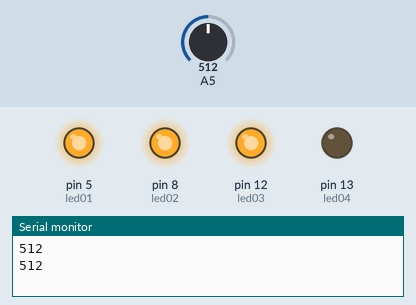
A sketch run on a simulated Arduino Uno, built with avr-gcc and run on an emulated ATmega328P. Shown: output pins drawn as LEDs (lit = HIGH), the last lines printed to the serial monitor. The inputs (shaded band) are chosen by the test bench; at power-on: A5 = 512.

Above: at 1.8 s.
1.9 s: A5 set to 492
At 3.1 s:
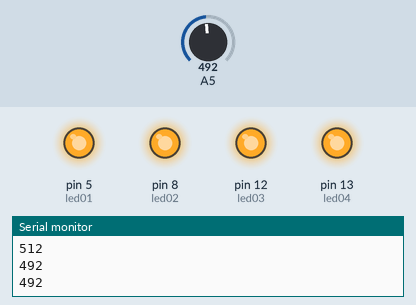
3.5 s: A5 set to 610
At 4.6 s:
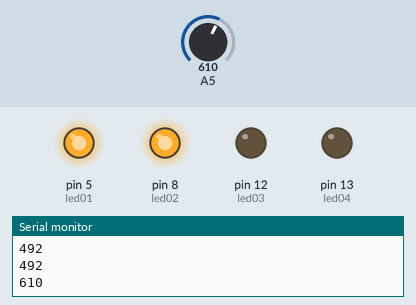
5.5 s: A5 set to 788
7.2 s: A5 set to 809
At 8.9 s:
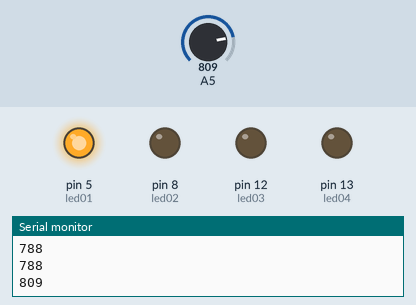
9.5 s: A5 set to 991
11.2 s: A5 set to 1009
At 13.2 s:
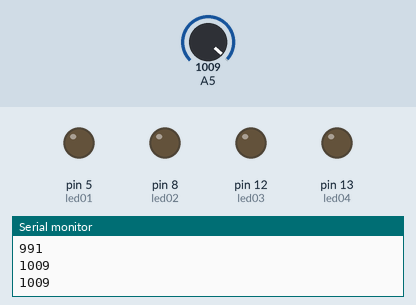
Timing chart, 0 to 14.5 s (numbered marks = the images above; inputs shaded):
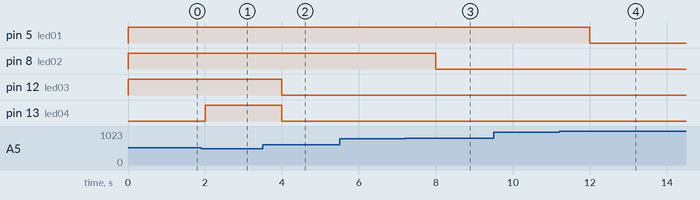

Measured:
- the behaviour switches between 500 and 499 on A5 (found by bisection; images 0 and 1)
- the behaviour switches between 799 and 800 on A5 (found by bisection; images 2 and 3)
- the behaviour switches between 999 and 1000 on A5 (found by bisection; images 3 and 4)
- after the input at 1.9 s, pin 13 (led04): LOW → HIGH after 0.10 s
- after the input at 3.5 s, pin 12 (led03), pin 13 (led04): HIGH → LOW after 0.50 s
- after the input at 7.2 s, pin 8 (led02): HIGH → LOW after 0.80 s
- after the input at 11.2 s, pin 5 (led01): HIGH → LOW after 0.80 s

The sketch:

sensor03.ino
```cpp
unsigned int sensor;
int led01 = 5;
int led02 = 8;
int led03 = 12;
int led04 = 13;

void setup() {
  Serial.begin(9600);
  pinMode(led01, OUTPUT);
  pinMode(led02, OUTPUT);
  pinMode(led03, OUTPUT);
  pinMode(led04, OUTPUT);
}

void loop() {
  sensor = analogRead(A5);
  Serial.println(sensor);

  if(sensor<1000){
    digitalWrite(led01, HIGH);
  } else{
    digitalWrite(led01, LOW);
  }

  if(sensor<800){
    digitalWrite(led02, HIGH);
  } else{
    digitalWrite(led02, LOW);
  }

  if(sensor<600){
    digitalWrite(led03, HIGH);
  } else{
    digitalWrite(led03, LOW);
  }

  if(sensor<500){
    digitalWrite(led04, HIGH);
  } else{
    digitalWrite(led04, LOW);
  }
  delay(1000);
}
```
